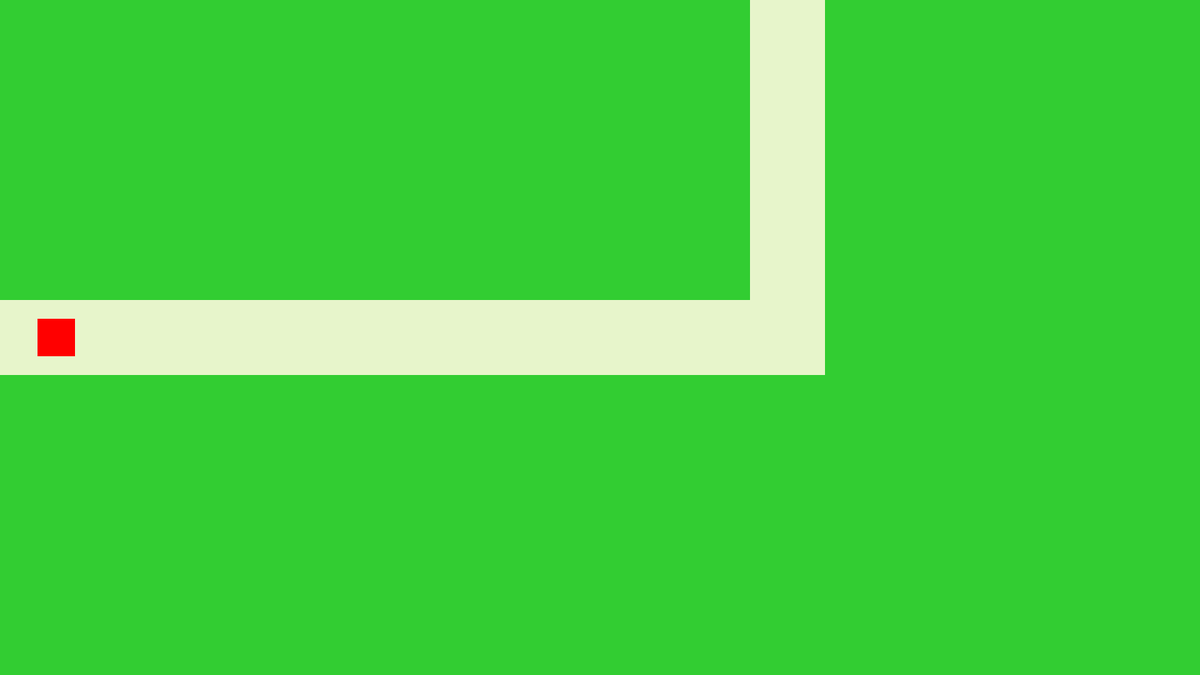
Frame 1 (no input)
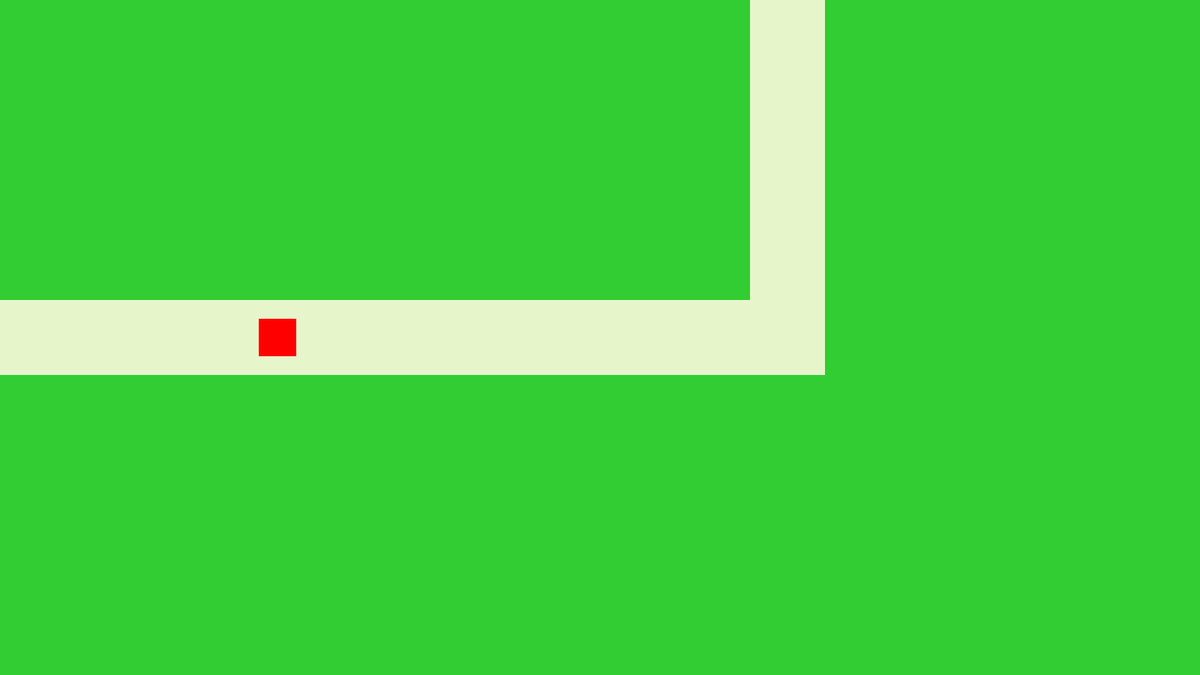
Frame 60 (the mouse pressed at the canvas centre just before this capture)
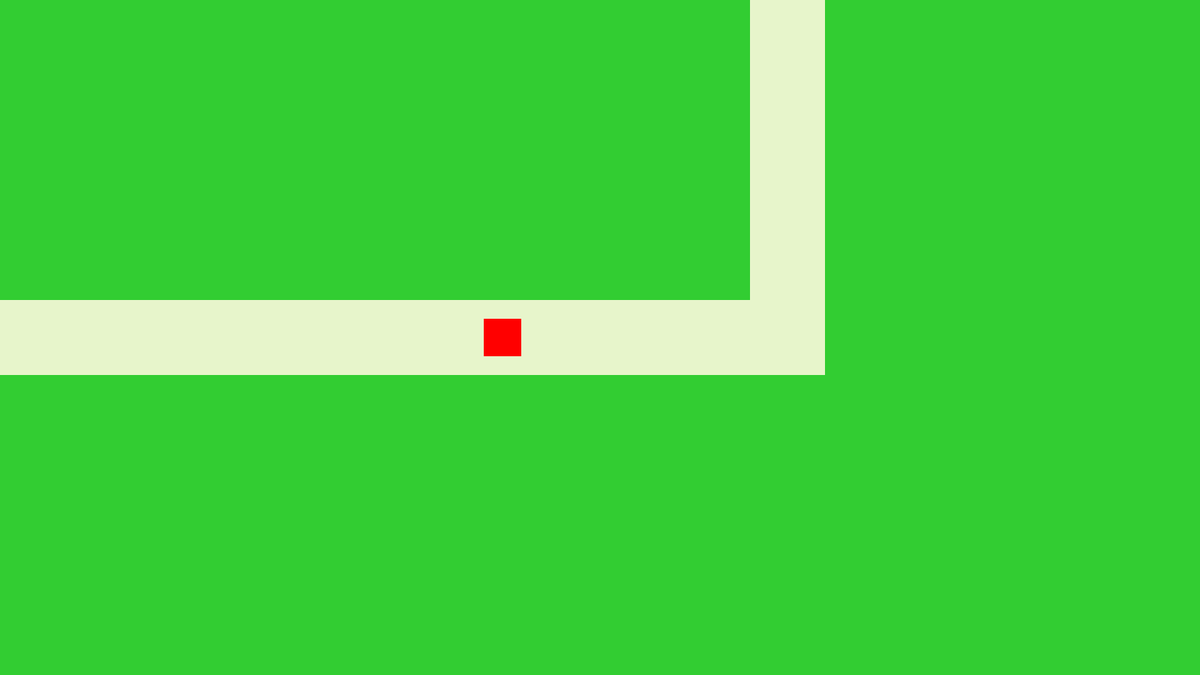
Frame 120 (the mouse held since frame 60 and released just before this capture)

The Processing sketch that drew these frames (run headless with seeded random() and noise(); from frame 60 on, the mouse is pressed at the canvas centre):

// Processing sketch: Enemy
// ── Enemy.pde
//Chris van Schagen

Squares enemy1 = new Squares();
Path path = new Path();
Style style = new Style();

void setup() {
  size(1600, 900);
}

void draw() {
  background(style.backgroundColor);

//Chris: draw the path
  path.appear();

//Chris: draw the enemy
  enemy1.appear();
}
// ── Path.pde
//Chris van Schagen

class Path {

  //Chris: creating variables for horizontal part of the path
  int path1X;
  int path1Y;
  int path1Width;
  int path1Height;

  //Chris: creating variables for vertical part of the path
  int path2X;
  int path2Y;
  int path2Width;
  int path2Height;
  
  //Creating wayPoints
  int wayPoint1X;
  int wayPoint1Y;
  
  int wayPoint2Y;

  Path() {

    //Chris: Assigning values to horizontal part of the path
    path1X = 0;
    path1Y = 400;
    path1Width = 1000;
    path1Height = 100;

    //Chris: Assigning values to vertical part of the path
    path2X = 1000;
    path2Y = 0;
    path2Width = 100;
    path2Height = 500;
    
    //waypoints
    wayPoint1X = 1025;
    wayPoint1Y = 425;
    
    wayPoint2Y = 225;
  }

  void appear() {
    fill(style.pathColor);
    noStroke();

    rect(path1X, path1Y, path1Width, path1Height);
    rect(path2X, path2Y, path2Width, path2Height);
  }
}
// ── Squares.pde
//Chris van Schagen

class Squares {

//Chris: creating variables for the square enemy
  int squareX;
  int squareY;
  int squareSize;
  int squareSpeed;

  Squares() {
    
//Chris: assigning values to the variables of the square enemy
    squareSize = 50;
    squareSpeed = 5;
    squareX = 50;
    squareY = 425;
  }

  void appear() {
    fill(style.enemyColor);
    square(squareX, squareY, squareSize);

//Chris: square moves right on path until the first waypoint, then it moves up
    if (squareX < path.wayPoint1X && squareY == path.wayPoint1Y) {
      squareX += squareSpeed;
    }
    else if (squareY > path.wayPoint2Y) {
      squareY -= squareSpeed;
    }
  }
}
// ── Style.pde
//Chris van Schagen

class Style {

  color backgroundColor;
  color pathColor;
  color enemyColor;

  Style() {
    
    backgroundColor = color(50, 205, 50);
    pathColor = color(231,245,203);
    enemyColor = color(255, 0, 0);
    
  }
}
